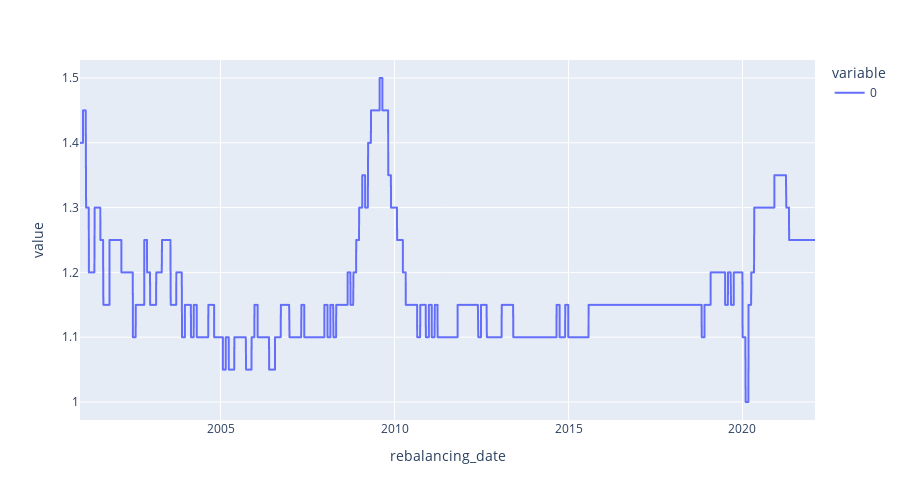

Notebook cell for this chart:
### Code cell
eval_model_outputs(res1, show_fig=True)

### Figure 1 — Plotly figure (JSON) as saved in the notebook; plotly's stock layout.template omitted (floating-point values rounded to 4 significant figures; data arrays with more than 128 entries replaced by an {"elided": "..."} marker saying what was removed)
{"data": [{"hovertemplate": "variable=0<br>rebalancing_date=%{x}<br>value=%{y}<extra></extra>", "legendgroup": "0", "line": {"color": "#636efa", "dash": "solid"}, "marker": {"symbol": "circle"}, "mode": "lines", "name": "0", "showlegend": true, "type": "scattergl", "x": {"elided": "5313 str values"}, "xaxis": "x", "y": {"elided": "5313 float values"}, "yaxis": "y"}], "layout": {"height": 500, "legend": {"title": {"text": "variable"}, "tracegroupgap": 0}, "margin": {"t": 60}, "xaxis": {"anchor": "y", "domain": [0, 1], "title": {"text": "rebalancing_date"}}, "yaxis": {"anchor": "x", "domain": [0, 1], "title": {"text": "value"}}}}
